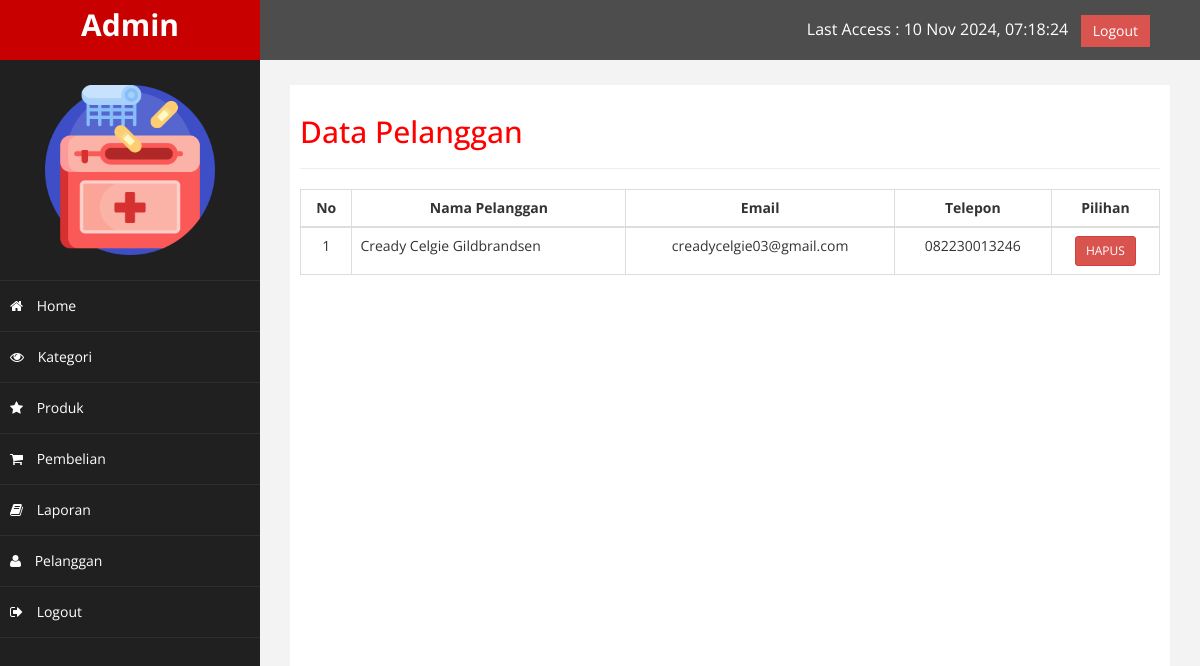
Page /admin/index.php?halaman=pelanggan (signed in) on the committed database.
### tables this page shows
CREATE TABLE `pelanggan` (
  `id_pelanggan` int(11) NOT NULL,
  `email_pelanggan` varchar(100) NOT NULL,
  `password_pelanggan` varchar(50) NOT NULL,
  `nama_pelanggan` varchar(100) NOT NULL,
  `telepon_pelanggan` varchar(25) NOT NULL,
  `alamat_pelanggan` text NOT NULL
);

### admin/pelanggan.php (the view)
<h2>Data Pelanggan</h2><hr>
<table class="table table-bordered">
	<thead>
		<tr>
			<th><center>No</center></th>
			<th><center>Nama Pelanggan</center></th>
			<th><center>Email</center></th>
			<th><center>Telepon</center></th>
			<th><center>Pilihan</center></th>
		</tr>
	</thead>
	<tbody>
		<?php $nomor=1; ?>
		<?php $ambil=$koneksi->query("SELECT * FROM pelanggan"); ?>
		<?php while($pecah=$ambil->fetch_assoc()){ ?>
		<tr>
			<td><center><?php echo $nomor; ?></center></td>
			<td><?php echo $pecah['nama_pelanggan']; ?></td>
			<td><center><?php echo $pecah['email_pelanggan']; ?></center></td>
			<td><center><?php echo $pecah['telepon_pelanggan']; ?></center></td>
			<td><center>
				<a href="index.php?halaman=hapuspelanggan&id=<?php echo $pecah['id_pelanggan']; ?>" class="btn btn-danger btn-sm">HAPUS</a></center>
			</td>
		</tr>
		<?php $nomor++; ?>
		<?php } ?>
	</tbody>
</table>

### admin/assets/css/custom.css (style rules this page uses)
body { font-family: 'Open Sans', sans-serif; }
h2 { color: #f00; }

### rows in the picture
pelanggan: nama_pelanggan "Cready Celgie Gildbrandsen", email_pelanggan "creadycelgie03@gmail.com", telepon_pelanggan "082230013246"
